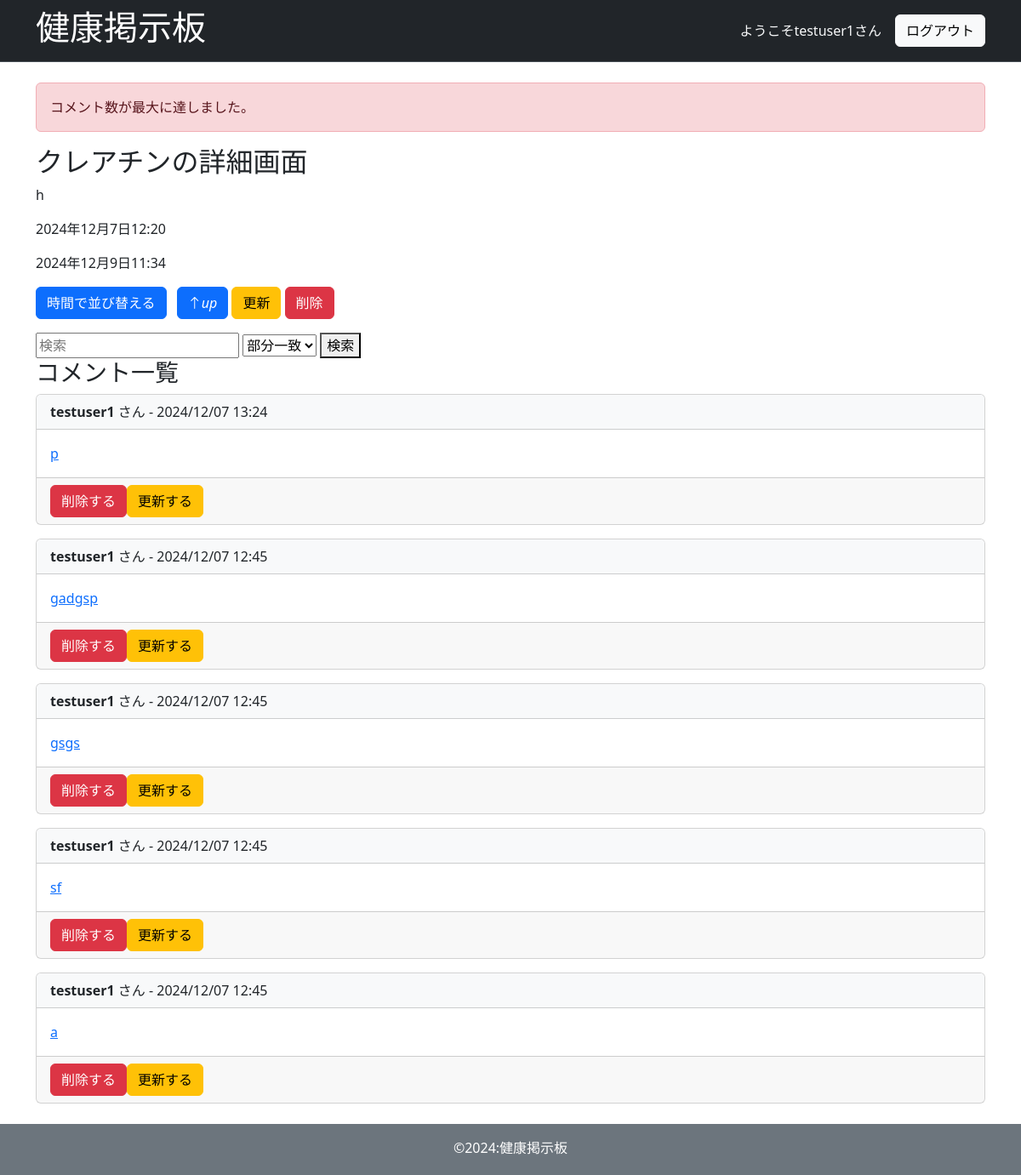
Page /boarddetail/13/ (signed in) on the committed database.
### board/models.py (models this page shows, shortened)
class BoardModel(models.Model):
    title = models.CharField(max_length=200)
    content = models.TextField()
    image = models.ImageField(upload_to='media/',null=True,blank=True)
    user = models.ForeignKey(User,on_delete=models.CASCADE,related_name='boards',null=True)
    created_at = models.DateTimeField(auto_now_add=True)
    updated_at = models.DateTimeField(auto_now=True)

class CommentModel(models.Model):
    board = models.ForeignKey(BoardModel,on_delete=models.CASCADE,related_name='comments')
    user = models.ForeignKey(User,on_delete=models.CASCADE,related_name='comments')
    image = models.ImageField(upload_to='media/',null=True,blank=True)
    content = models.TextField()
    created_at = models.DateTimeField(auto_now_add=True)
    updated_at = models.DateTimeField(auto_now=True)

### board/views.py (the view)
# urls.py: path("boarddetail/<int:pk>/",views.deteilboard,name="detail-board"),
@login_required
def deteilboard(request,pk):
    template_name = "board/boarddetail.html"
    board = BoardModel.objects.get(pk=pk)
    comments_query = CommentModel.objects.filter(board=pk).order_by('-created_at')
    comment_form = CommentForm()
    paginator = Paginator(comments_query,5)
    page_number = request.GET.get('page')
    comments = paginator.get_page(page_number)
    comments_query = comments_query.count()
    return render(request,template_name,{"board":board,"comments":comments,"comment_form":comment_form,"comments_query":comments_query})

### board/form.py
class CommentForm(forms.ModelForm):
    class Meta:
        model = CommentModel
        fields = ['content','image']

### templates/board/boarddetail.html (shortened to what this page needs)
{% extends "base/base.html" %}
{% block content %}
<br>
 {% if comments_query >= 5 %}
 <div class="alert alert-danger" role="alert">
    コメント数が最大に達しました。
  </div>
 {% endif %}
<section>
    <h2>{{ board.title }}の詳細画面</h2>
    <p>{{board.content}}</p>
    <p>{{board.created_at}}</p>
    <p>{{board.updated_at}}</p>
    <a href="{% url 'sort-comment' board.pk %}?sort=created_at&direction={{ next_direction|default:'asc '}}" class="btn btn-primary">時間で並び替える</a>
    {% include 'sort/direction.html' with field=sort_by sort_field='created_at' direction=direction %}
    {% if board.user == request.user %}
    <a href="{% url 'edit-board' board.pk %}" class="btn btn-warning">更新</a>
    <form action="{% url 'delete-board' board.pk %}" method="post" class="d-inline">
        <button type="submit" class="btn btn-danger">削除</button>
    </form>
    {% endif %}
</section>
    <section class="mt-3">
        <form type="get" action="{% url "search-comment" board.pk %}">
            <input type="text" name="query" id="id_query" placeholder="検索">
            <select name="search_type">
                <option value="partial">部分一致</option>
            </select>
            <button type="submit">検索</button>
        </form>
    </section>
    <section>
        <h3>コメント一覧</h3>
        <ul class="list-unstyled">
            {% for comment in comments %}
            <li class="mb-3">
            <div class="card">
                <div class="card-header bg-light">
               <strong>{{ comment.user.username }}</strong> さん - {{ comment.created_at|date:"Y/m/d H:i" }}
            </div>
            <div class="card-body">
                <p class="card-text">
                    <a href="{% url 'detail-reaction' board.pk comment.pk %}">
                    {{ comment.content }}</p></a>
            </div>
            <div class="card-footer">
                {% if comment.user == request.user %}
               <div class="d-flex">
                    <form action="{% url "delete-comment" board.pk comment.pk %}" method="post">
                        <button type="submit" class="btn btn-danger">削除する</button>
                    </form>
                    <a href="{% url "edit-comment" board.pk comment.pk %}" class="btn btn-warning">更新する</a>
                </div>
                {% endif %}
            </div>
            </div>
        </li>
        {% empty %}
        <li>コメントはまだありません。</li>
        {% endfor %}</ul>
    </section>
{% endblock %}

### templates/base/base.html (shortened to what this page needs)
<!DOCTYPE html>
<html lang="ja">
<head>
    {% load static %}
    <link rel="stylesheet" href="{% static 'css/style.css' %}">
    <link href="https://cdn.jsdelivr.net/npm/bootstrap@5.3.0/dist/css/bootstrap.min.css" rel="stylesheet">
    <link rel="stylesheet" href="https://cdn.jsdelivr.net/npm/bootstrap-icons@1.11.3/font/bootstrap-icons.min.css">
</head>
<body>
    <header>
        <nav class="navbar bg-dark border-bottom border-bottom-dark" data-bs-theme="dark">
            <div class="container">
                <div class="d-flex align-items-center w-100">
                    <h1 class="me-auto">
                        <a href="{% url 'board-list' %}" class="text-white text-decoration-none">健康掲示板</a>
                    </h1>
                    {% if user.is_authenticated %}
                        <div class="d-flex align-items-center ms-auto">
                            <p class="text-light mb-0 me-3">ようこそ{{ user.username }}さん</p>
                            <form action="{% url 'logout' %}" method="post" style="display: inline;">
                                <button type="submit" class="btn btn-light">ログアウト</button>
                            </form>
                        </div>
                    {% else %}
                    <div class="d-flex ms-auto">
                        <a href="{% url 'signup' %}" class="btn btn-light me-2">サインアップ</a>
                        <a href="{% url 'login' %}" class="btn btn-light">ログイン</a>
                    </div>
                    {% endif %}
                </div>
            </div>
        </nav>
    </header>
    <main>
        <div class="container">
        <div class="mb-4">
    {% block content %}{% endblock %}
        </div></div>
    </main>
    <footer class="bg-secondary">
            <div class="container">
                <div class="pt-3 pb-1 text-white">
                    <p class="text-center">&copy;2024:健康掲示板</p>
                </div>
            </div>
    </footer>
</body>
</html>

### rows in the picture
BoardModel: title "クレアチン", content "h", created_at "2024年12月7日12:20", updated_at "2024年12月9日11:34"
CommentModel: user.username "testuser1", created_at "2024/12/07 13:24", content "p", shows "削除する"
CommentModel: user.username "testuser1", created_at "2024/12/07 12:45", content "gadgsp", shows "削除する"
CommentModel: user.username "testuser1", created_at "2024/12/07 12:45", content "gsgs", shows "削除する"
CommentModel: user.username "testuser1", created_at "2024/12/07 12:45", content "sf", shows "削除する"
CommentModel: user.username "testuser1", created_at "2024/12/07 12:45", content "a", shows "削除する"

### other values in the picture
{{ user.username }} "testuser1"
